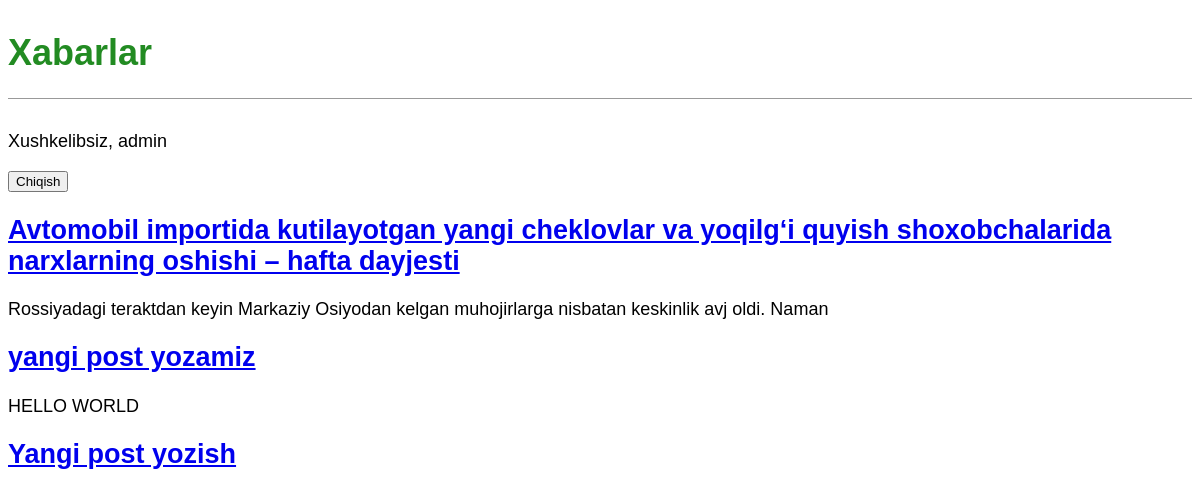
The app's page / (signed in) with its own data.
### blog/models.py (models this page shows, shortened)
class Post(models.Model):
    title = models.CharField(max_length=200)
    author = models.ForeignKey(
        'auth.User',
        on_delete=models.CASCADE
    )
    body = models.TextField()

### blog/views.py (the view)
# urls.py: path('', BlogListView.as_view(), name='home'),
class BlogListView(ListView):
    model = Post
    template_name = 'home.html'

### templates/home.html
{% extends 'base.html' %}
{% block content %}
    {% for post in object_list %}
        <div class="post=entry">
            <h2><a href="{% url 'post_detail' post.pk %}">{{ post.title }}</a></h2>
            <p>{{ post.body | slice:":100"}}</p>
        </div>
    {% endfor %}
{% endblock content %}

### templates/base.html (shortened to what this page needs)
{% load static %}
<!DOCTYPE html>
<html lang="en">
<head>
    <link rel="stylesheet" href="{% static 'css/base.css' %}">
</head>
<body>
    <header>
        <h1><a href="{% url 'home' %}">Xabarlar</a></h1>
    </header>
    {% if user.is_authenticated %}
        <p>Xushkelibsiz, {{ user.username }}</p>
        <p>
            <form action="{% url 'logout' %}" method="post">
            <button type="submit">Chiqish</button>
        </form>
        </p>
    {% else %}
        <p>
            <a href="{% url 'login' %}"> Saytga kirish </a> |
            <a href="{% url 'signup' %}"> Ro'yxatdan o'tish </a>
        </p>
    {% endif %}
    <div>
        {% block content %}
        {% endblock content %}
    </div>
    <footer>
        <h2><a href="{% url 'post_new' %}">Yangi post yozish</a> </h2>
    </footer>
</body>
</html>

### static/css/base.css (style rules this page uses)
header { border-bottom: 1px solid #999; margin-bottom: 2rem; display: flex; }
body { font-family: 'Noto Sans JP', sans-serif; font-size: 18px; }
header h1 a { color: ForestGreen; text-decoration: none; }

### records on screen
Post: title "Avtomobil importida kutilayotgan yangi cheklovlar va yoqilg‘i quyish shoxobchalarida narxlarning oshishi – hafta dayjesti", body "Rossiyadagi teraktdan keyin Markaziy Osiyodan kelgan muhojirlarga nisbatan keskinlik avj oldi. Naman"
Post: title "yangi post yozamiz", body "HELLO WORLD"

### other values on screen
{{ user.username }} "admin"
